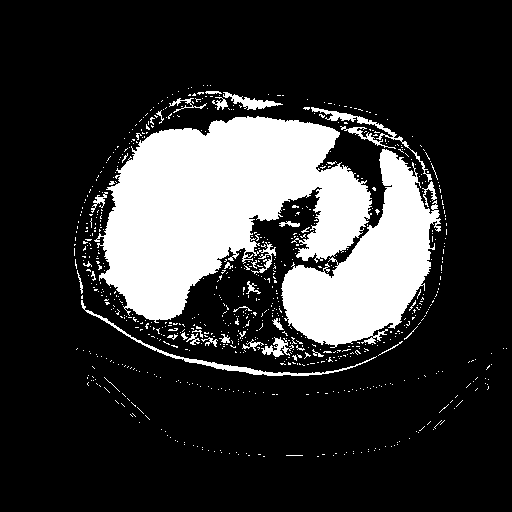
#> input picture Binary.bmp, 512 x 512 px
$ python athlete_ct_check.py
#> lines starting #> are read from the running program, lines starting #| are printed output that depends on the picture; after the words box and inside, x2 and y2 are one past the last pixel; in counts of white or black regions, pixels touching at a corner belong together
import numpy as np
import cv2


# read image
image = cv2.imread('Binary.bmp', 0)
#> image: shape (512, 512); 20.6% white; 779 white regions (745 under 20 px), largest, box (x1, y1, x2, y2) and area: (94, 116, 372, 323) 33126, (281, 149, 441, 348) 14762, (81, 300, 377, 376) 967

# Opening to clean image
se_circ = cv2.getStructuringElement(cv2.MORPH_ELLIPSE, (26, 26))
opened = cv2.morphologyEx(src=image, kernel=se_circ, op=cv2.MORPH_OPEN)
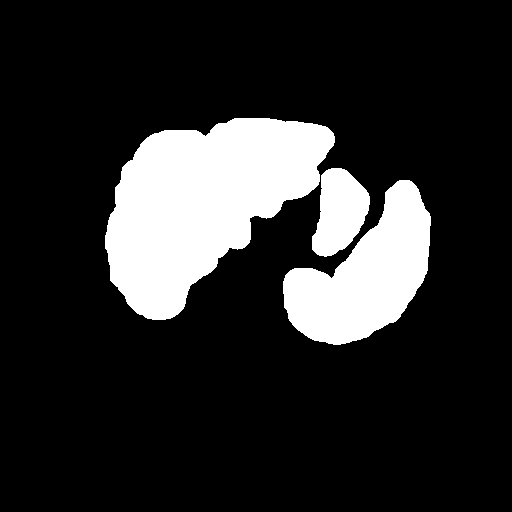
#> opened: shape (512, 512); 16.9% white; 3 white regions, box (x1, y1, x2, y2) and area: (105, 118, 335, 320) 27587, (283, 180, 431, 345) 13202, (312, 168, 370, 257) 3531

# show opened image
cv2.imshow('Opening', opened)
cv2.waitKey(0)
cv2.destroyAllWindows()

# connected components
_, labels = cv2.connectedComponents(opened)
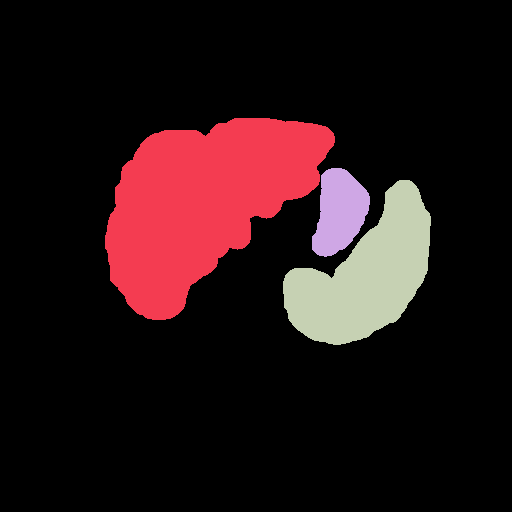
#> labels: shape (512, 512) int32; 4 distinct labels, from 0 to 3; one colour per label, 0 black
area = np.sum(labels[labels == 1])
#> area = 27587
labels[labels != 1] = 0
labels[labels == 1] = 255
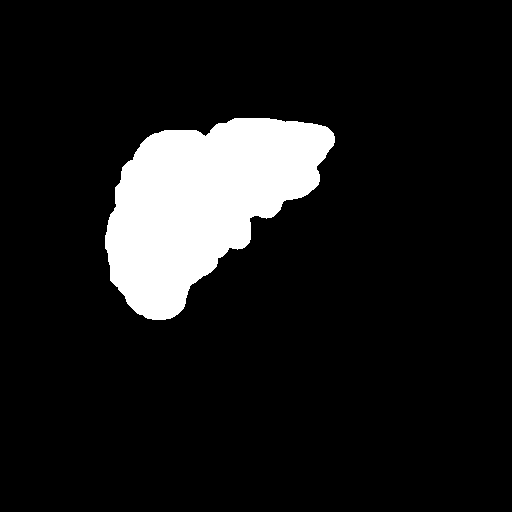
#> labels: shape (512, 512) int32; 10.5% white; 1 white region, box (x1, y1, x2, y2) and area: (105, 118, 335, 320) 27587
mask_liver = labels.astype(np.uint8)

# show liver
cv2.imshow(f'Area of liver in pixels: {str(int(area))}', mask_liver)
cv2.waitKey(0)
cv2.destroyAllWindows()

# Liver boundaries
SE_circ2 = cv2.getStructuringElement(cv2.MORPH_ELLIPSE, (3, 3))
eroded = cv2.morphologyEx(src=mask_liver, kernel=SE_circ2, op=cv2.MORPH_ERODE)
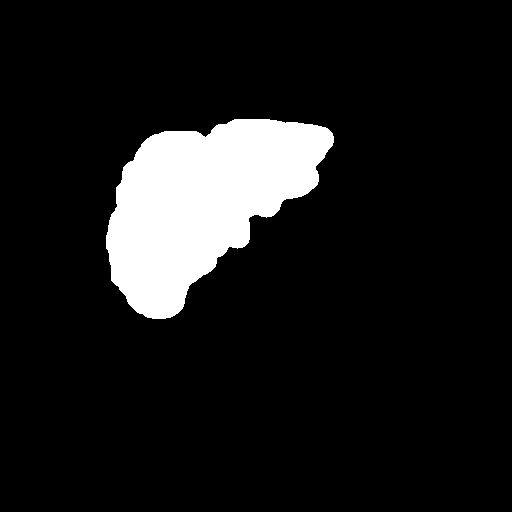
#> eroded: shape (512, 512); 10.3% white; 1 white region, box (x1, y1, x2, y2) and area: (106, 119, 334, 319) 26933
Liver_boundary = mask_liver - eroded
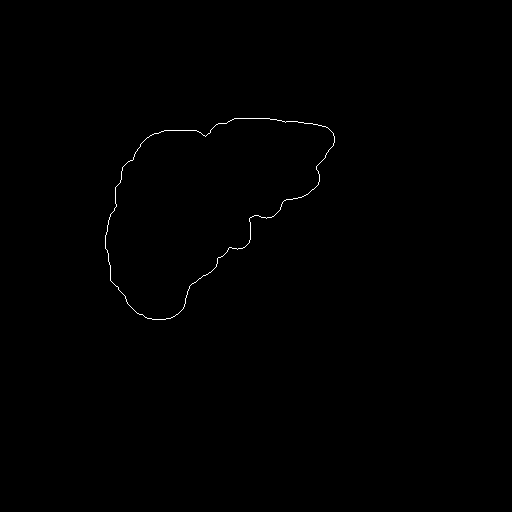
#> Liver_boundary: shape (512, 512); 0.25% white in thin lines or dots, all inside (x1, y1, x2, y2) = (105, 118, 335, 320)

# Original liver ct + boundary
liver_CT = cv2.imread('Liver_CT.bmp', 0)
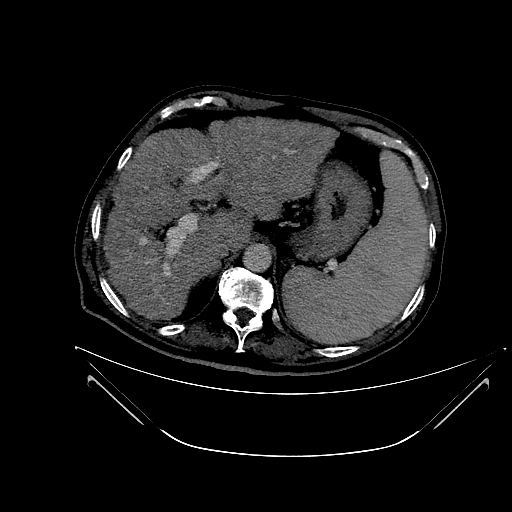
#> input picture Liver_CT.bmp, 512 x 512 px
#> liver_CT is the input picture: shape (512, 512); min 0, max 255, mean 25.6
liver_CT_combined = cv2.addWeighted(liver_CT, 0.6, Liver_boundary, 0.4, gamma=0)
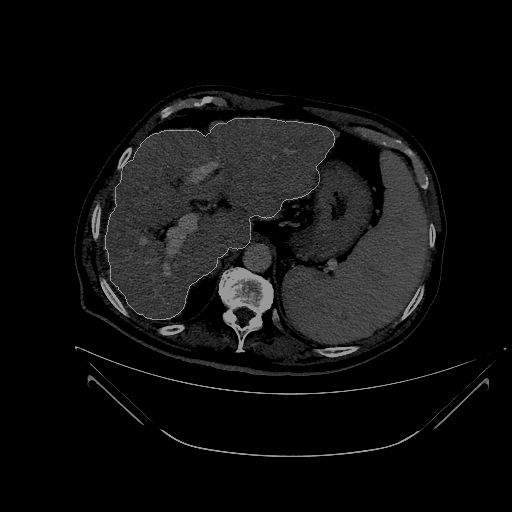
#> liver_CT_combined: shape (512, 512); min 0, max 184, mean 15.6

# Show liver and boundary
cv2.imshow('Liver and Boundary', liver_CT_combined)
cv2.waitKey(0)
cv2.destroyAllWindows()
